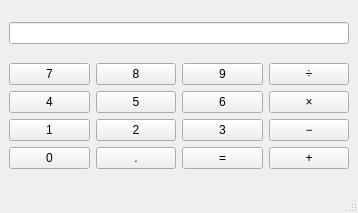
<?xml version="1.0" encoding="UTF-8"?>
<ui version="4.0">
 <class>MainWindow</class>
 <widget class="QMainWindow" name="MainWindow">
  <property name="geometry">
   <rect>
    <x>0</x>
    <y>0</y>
    <width>358</width>
    <height>213</height>
   </rect>
  </property>
  <property name="windowTitle">
   <string>MainWindow</string>
  </property>
  <widget class="QWidget" name="centralwidget">
   <layout class="QVBoxLayout" name="verticalLayout">
    <item>
     <widget class="QLineEdit" name="lineEdit">
      <property name="alignment">
       <set>Qt::AlignRight|Qt::AlignTrailing|Qt::AlignVCenter</set>
      </property>
     </widget>
    </item>
    <item>
     <layout class="QGridLayout" name="gridLayout">
      <item row="0" column="0">
       <widget class="QPushButton" name="pushButton_7">
        <property name="text">
         <string>7</string>
        </property>
       </widget>
      </item>
      <item row="0" column="1">
       <widget class="QPushButton" name="pushButton_8">
        <property name="text">
         <string>8</string>
        </property>
       </widget>
      </item>
      <item row="0" column="2">
       <widget class="QPushButton" name="pushButton_9">
        <property name="text">
         <string>9</string>
        </property>
       </widget>
      </item>
      <item row="0" column="3">
       <widget class="QPushButton" name="pushButton_div">
        <property name="text">
         <string>÷</string>
        </property>
       </widget>
      </item>
      <item row="1" column="0">
       <widget class="QPushButton" name="pushButton_4">
        <property name="text">
         <string>4</string>
        </property>
       </widget>
      </item>
      <item row="1" column="1">
       <widget class="QPushButton" name="pushButton_5">
        <property name="text">
         <string>5</string>
        </property>
       </widget>
      </item>
      <item row="1" column="2">
       <widget class="QPushButton" name="pushButton_6">
        <property name="text">
         <string>6</string>
        </property>
       </widget>
      </item>
      <item row="1" column="3">
       <widget class="QPushButton" name="pushButton_mult">
        <property name="text">
         <string>×</string>
        </property>
       </widget>
      </item>
      <item row="2" column="0">
       <widget class="QPushButton" name="pushButton_1">
        <property name="text">
         <string>1</string>
        </property>
       </widget>
      </item>
      <item row="2" column="1">
       <widget class="QPushButton" name="pushButton_2">
        <property name="text">
         <string>2</string>
        </property>
       </widget>
      </item>
      <item row="2" column="2">
       <widget class="QPushButton" name="pushButton_3">
        <property name="text">
         <string>3</string>
        </property>
       </widget>
      </item>
      <item row="2" column="3">
       <widget class="QPushButton" name="pushButton_diff">
        <property name="text">
         <string>−</string>
        </property>
       </widget>
      </item>
      <item row="3" column="0">
       <widget class="QPushButton" name="pushButton_0">
        <property name="text">
         <string>0</string>
        </property>
       </widget>
      </item>
      <item row="3" column="1">
       <widget class="QPushButton" name="pushButton_dot">
        <property name="text">
         <string>.</string>
        </property>
       </widget>
      </item>
      <item row="3" column="2">
       <widget class="QPushButton" name="pushButton_equal">
        <property name="text">
         <string>=</string>
        </property>
       </widget>
      </item>
      <item row="3" column="3">
       <widget class="QPushButton" name="pushButton_add">
        <property name="text">
         <string>+</string>
        </property>
       </widget>
      </item>
     </layout>
    </item>
   </layout>
  </widget>
  <widget class="QMenuBar" name="menubar">
   <property name="geometry">
    <rect>
     <x>0</x>
     <y>0</y>
     <width>358</width>
     <height>22</height>
    </rect>
   </property>
  </widget>
  <widget class="QStatusBar" name="statusbar"/>
 </widget>
 <resources/>
 <connections/>
</ui>
